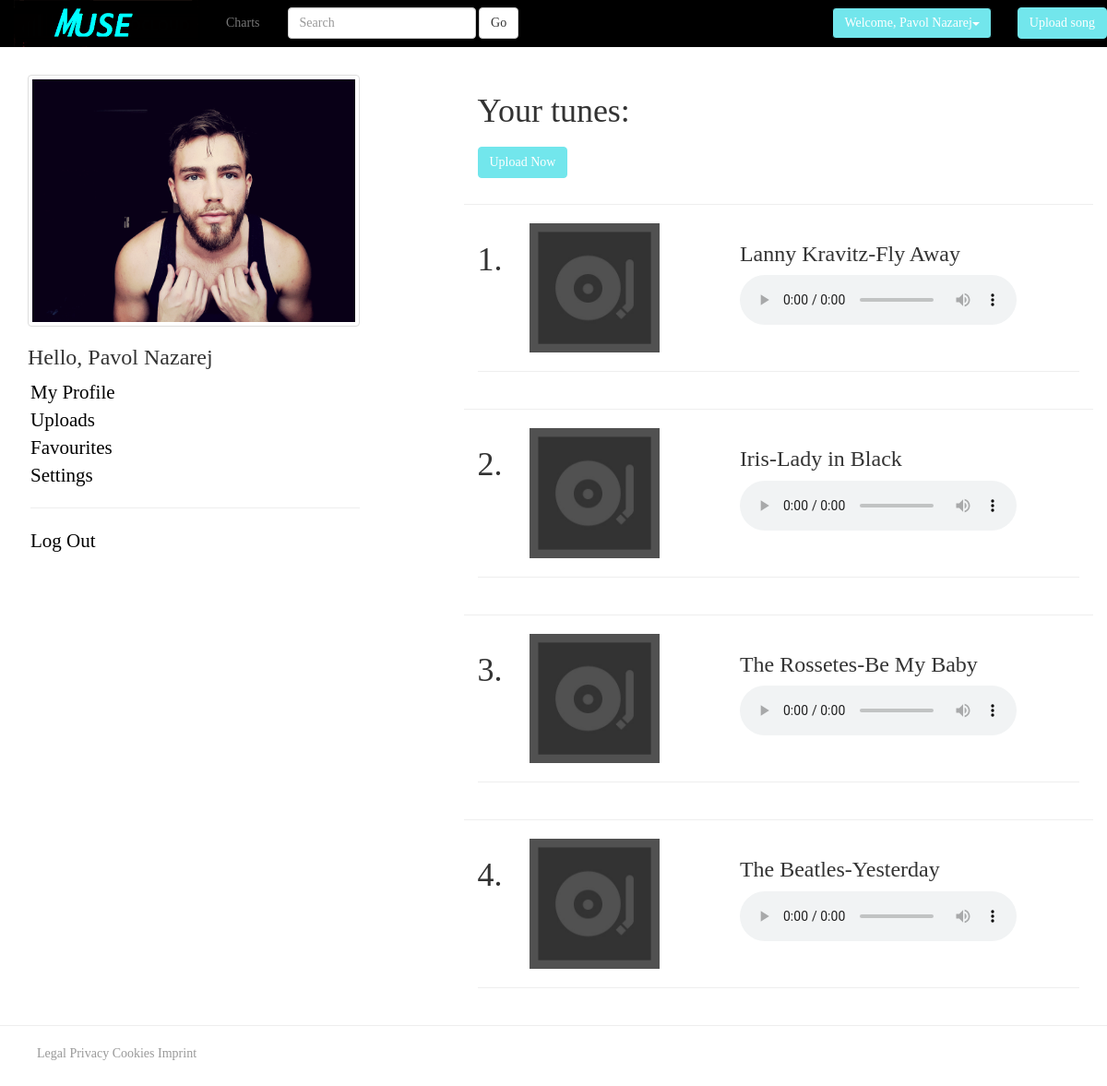
The page /Upload.php (signed in) on the database its author committed.
### tables this page shows
CREATE TABLE IF NOT EXISTS `user` (
  `UserID` int(11) NOT NULL,
  `Fname` varchar(200) DEFAULT NULL,
  `Lname` varchar(200) DEFAULT NULL,
  `Email` varchar(200) DEFAULT NULL,
  `Username` varchar(200) DEFAULT NULL,
  `Password` varchar(200) NOT NULL,
  `Timestamp` timestamp NOT NULL DEFAULT CURRENT_TIMESTAMP,
  `Picture` varchar(200) NOT NULL,
  `Prefferences` varchar(200) NOT NULL
);

CREATE TABLE IF NOT EXISTS `music` (
  `SongID` int(11) NOT NULL,
  `UserID` int(11) NOT NULL,
  `Artist` varchar(100) NOT NULL,
  `SongName` varchar(100) NOT NULL,
  `Genre` varchar(100) NOT NULL,
  `SongFile` varchar(100) NOT NULL,
  `Image` varchar(200) NOT NULL,
  `Favorite` int(11) NOT NULL
);

### inc/functions.php (called while the page is built, shortened)
<?php
    function getProfile($pdo, $UserID) {
        $sql = "SELECT * FROM User WHERE UserID= :id";
        $result = $pdo->prepare($sql);
        $result->bindValue(":id", $UserID);
        $result->execute();
        return $result->fetchObject();
    }

### Upload.php (the view, shortened to what this page needs)
<?php
$logged_in_id = $_SESSION["UserID"];
include "inc/db.php";
include_once "inc/functions.php";
$logged_in = getProfile($pdo, $logged_in_id);
$number=1;
    $sql = "SELECT * FROM Music WHERE UserID = '{$logged_in_id}'";
 $result = $pdo->query($sql);
?>
<!DOCTYPE html>
<html lang="en">
  <head>
    <link href="css/bootstrap.min.css" rel="stylesheet">
    <link href="css/style.css" rel="stylesheet">
  </head>
  <body>
     <?php include "inc/nav2.php" ?>
      <div class="container registercontent">
     <div class="row">
     <?php include "inc/Profilenav.php" ?>
         <div class="col-md-offset-1 col-md-7" id="registerdiv">
         <h1>Your tunes:  </h1>
         <button type="button" class="btn btn-createacc navbar-btn" data-toggle="modal" data-target="#myModal">Upload Now</button>
          <?php
     while($oneSong = $result->fetchObject()){
         ?> <div class="row">
            <hr>
            <div class="col-md-1">
                <h1><?php echo $number; $number++; ?>.</h1>
                </div>
            <div class="col-md-3">
            <img src="Profile/Music/Image/default.png" class="img-responsive album" alt="default image">
            </div>
            <div class="col-md-offset-1 col-md-7">
            <h3><?php echo $oneSong->Artist;?>-<?php echo $oneSong->SongName; ?></h3>
            <audio controls>
  <source src="Profile/Music/<?php echo $oneSong->SongFile; ?>" type="audio/mpeg">
</audio>
            </div>
             </div>
            <hr>
            <?php
     }
      ?>
         </div>
          </div>
      </div>
    <hr>
  <?php include "inc/footer.php" ?>
  </body>
</html>

### inc/nav2.php (shortened to what this page needs)
<nav class="navbar navbar-default navbar-fixed-top">
  <div class="container-fluid">
    <div class="navbar-header">
      <a class="navbar-brand" href="Profile.php">
          <img src="images/gologo.png" class="img-responsive navlogo" alt="logo">
        </a>
    </div>
    <div class="collapse navbar-collapse" id="bs-example-navbar-collapse-1">
      <ul class="nav navbar-nav">
        <li><a href="charts.php">Charts</a></li>
      </ul>
     <form class="navbar-form navbar-left" role="search">
        <div class="form-group">
          <input type="search" class="form-control" placeholder="Search">
        </div>
        <button type="submit" class="btn btn-default">Go</button>
      </form>
      <ul class="nav navbar-nav navbar-right">
        <li><div class="btn-group">
  <button type="button" class="btn btn-signin navbar-btn dropdown-toggle" data-toggle="dropdown" aria-haspopup="true" aria-expanded="false">
   Welcome, <?php echo $logged_in->Fname ?> <?php echo $logged_in->Lname ?><span class="caret"></span>
  </button>
</div></li>
        <li><button type="button" class="btn btn-createacc navbar-btn" data-toggle="modal" data-target="#myModal">Upload song</button>
         </li>
      </ul>
    </div>
  </div>
</nav>

### inc/Profilenav.php
   <div class="col-md-4">
       <?php echo "<img src='Profile/Pictures/$logged_in->Picture' class='img-responsive jakub img-thumbnail' alt='profile image'>";?>
       <h3>Hello, <?php echo $logged_in->Fname; ?> <?php echo $logged_in->Lname; ?>  </h3>
       <div class="profilenav">
       <ul>
  <li><a href="Profile.php">My Profile</a></li>
  <li><a href="Upload.php">Uploads</a></li>
  <li><a href="fav.php">Favourites</a></li>
  <li><a href="settings.php">Settings</a></li>
  <hr>
  <li><a href="singOut.php">Log Out</a></li>
</ul>
       </div>
       </div>

### css/style.css (style rules this page uses)
.navlogo { width: 200px; margin-top: -15px; }
.navbar-default { background-color: black; }
.registercontent { margin-top: 60px; }
#registerdiv { overflow: hidden; width: 100%; }
.album { width:184px; }
.profilenav ul li { list-style-type: none; font-size: 1.5em; }
.profilenav ul li a { color: black; }
.profilenav { padding:0; margin-left:-37px; }
body { font-family: Myriad Pro; }
a:hover, a:visited, a:link, a:active { text-decoration: none; }

### rows shown on the page
user: Fname "Pavol", Lname "Nazarej", Picture (picture)
music: Artist "Lanny Kravitz", SongName "Fly Away"
music: Artist "Iris", SongName "Lady in Black"
music: Artist "The Rossetes", SongName "Be My Baby"
music: Artist "The Beatles", SongName "Yesterday"
